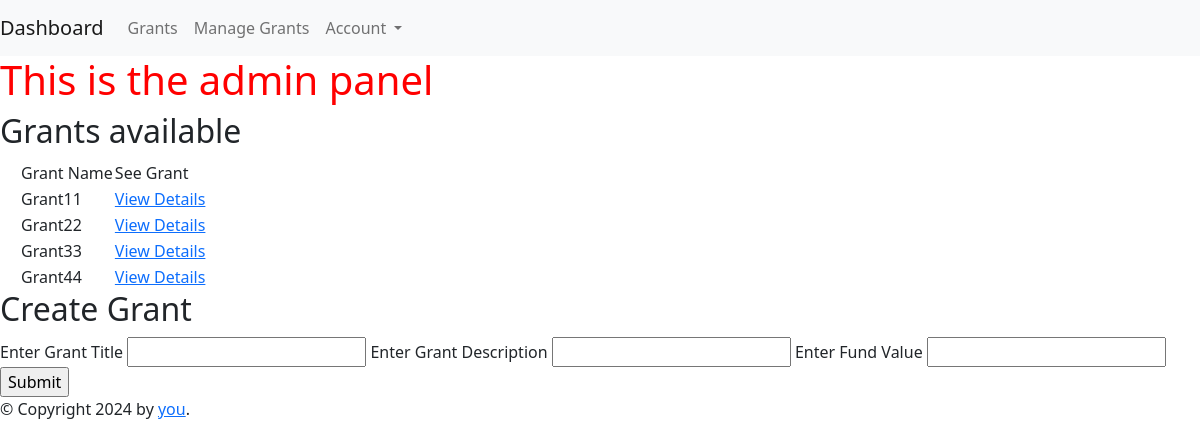
The page /admin on the database its author committed.
### app.py (models this page shows)
class Grant(db.Model):
    id = db.Column(db.Integer, primary_key=True)
    grant_title = db.Column(db.String(200), unique=True, nullable=False)
    grant_description = db.Column(db.String(200), unique=True, nullable=False)
    grant_fund = db.Column(db.Integer, nullable=False, default=0)
    created_on = created_on = db.Column(db.DateTime, default=datetime.utcnow)
    def __repr__(self):
        return f'<User {self.grant_title} {self.grant_description} {self.grant_fund}>'

### app.py (the view)
@app.route("/admin", methods=["GET","POST"])
def admin():
    grants = Grant.query.all()
    print(grants)
    grantform = AddGrantForm()
    if grantform.validate_on_submit():
        newgrant = Grant(
            grant_title = grantform.grant_title.data,
            grant_description = grantform.grant_description.data,
            grant_fund = grantform.grant_fund.data
        )
        db.session.add(newgrant)
        db.session.commit()
        flash('Grant has been added', 'success')
        return redirect(url_for('admin'))
    else:
        print("the form is not valid")
    for grant in grants:
        print(grant)
    return render_template('admin/admin.html', grants=grants, grantform=grantform)

### app.py
class AddGrantForm(FlaskForm):
    grant_title = StringField("Enter Grant Title", validators=[DataRequired(),])
    grant_description = StringField("Enter Grant Description", validators=[DataRequired(),])
    grant_fund = IntegerField("Enter Fund Value", validators=[DataRequired(),])
    submit = SubmitField('Submit')

### templates/admin/admin.html (shortened to what this page needs)
{% extends 'base/base.html' %}
{%block content%}
<h1>This is the admin panel</h1>
<h2>Grants available</h2>
<table style="margin-left: 20px;">
        <th>
            <tr>
                <td>Grant Name</td>
                <td>See Grant</td>
            </tr>
        </th>
        {%for grant in grants%}
        <tr>
            <td>{{ grant.grant_title }}{{grant.id}}</td>
            <td><a href="{{ url_for('show_grant', grant_id=grant.id) }}">View Details</a></td>
        </tr>
        {%endfor%}
    </table>
    <h2>Create Grant</h2>
    <form method="POST" action="">
        {{grantform.grant_title.label}} {{grantform.grant_title}}
        {{grantform.grant_description.label}} {{grantform.grant_description}}
        {{grantform.grant_fund.label}} {{grantform.grant_fund}}
        {{grantform.submit}}
    </form>
{%endblock%}

### static/css/style.css (style rules this page uses)
h1 { color:red }

### rows shown on the page
Grant: grant_title "Grant1", id "1"
Grant: grant_title "Grant2", id "2"
Grant: grant_title "Grant3", id "3"
Grant: grant_title "Grant4", id "4"

### other values the page prints
{{ grantform.grant_title.label }} "Enter Grant Title"
{{ grantform.grant_description.label }} "Enter Grant Description"
{{ grantform.grant_fund.label }} "Enter Fund Value"
